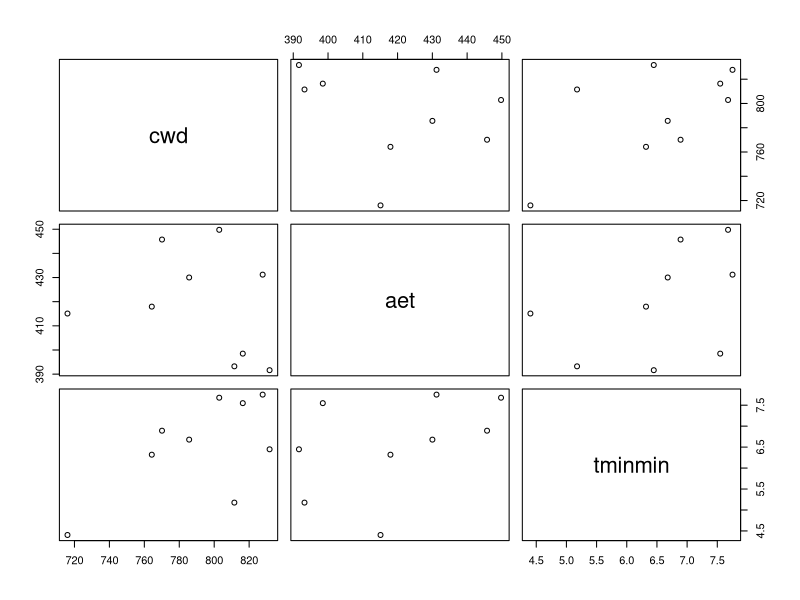

Write the R code that produced this figure. (Note: this script raises an error after producing the figure.)
# evaluate climate change magnitude under different scenarios

clim <- read.csv('data/pwd_climate_1km.csv',as.is=T)
head(clim)
clims <- data.frame(scenario=unique(clim$scenario),cwd=NA,aet=NA,tminmin=NA,ppt=NA,djf=NA,jja=NA)
for (c in c('cwd','aet','tminmin','ppt','djf','jja')){
  clims[,c] <- tapply(clim[,c],clim$scenario,mean)
}
clims
pairs(clims[,-c(1,5:7)])
cor(clims[,-1])

# summary of scenarios in terms of range of changes in climate factors
# cwd: historic = 716, max fut = 831
#     for future exploration: 0, +40, +80, +120
# aet: historic 415, min/max fut = 391/450
#     for future exploration:  -25, 0, 25, 50
# tminmin: historic 4.4, max fut 7.6
#     for future exploration: 0, +1, +2, +3


head(clim)
hclim <- clim[clim$scenario=='historic',]
dclim <- clim[clim$scenario!='historic',]
c='cwd'
for (c in c('cwd','aet','tminmin','ppt','djf')){
  xx <- hclim[match(dclim$cell,hclim$cell),c]
  dclim[,c] <- dclim[,c]-xx
}
dclim$scencell <- paste0(dclim$scenario,dclim$cell)

deltas <- read.csv("data/pwd_niche_deltas.csv",as.is=T)
deltas$scencell <- paste0(deltas$scenario,deltas$cell)
head(deltas)
head(dclim)

d2d <- match(deltas$scencell,dclim$scencell)
deltas$dcwd <- dclim$cwd[d2d]
deltas$dtminmin <- dclim$tminmin[d2d]
deltas$dppt <- dclim$ppt[d2d]
head(deltas)

unique(deltas$species)
sp <- unique(deltas$species)[12]
plot(delta~dcwd,data=deltas[deltas$species==sp 
                            & deltas$algorithm=='maxent'
                            & deltas$var_set=='cwd_ppt_djf_jja',])
plot(delta~dtminmin,data=deltas[deltas$species==sp 
                                & deltas$algorithm=='maxent'
                                & deltas$var_set=='cwd_ppt_djf_jja',])
plot(delta~dppt,data=deltas[deltas$species==sp 
                                & deltas$algorithm=='maxent'
                                & deltas$var_set=='cwd_ppt_djf_jja',])
